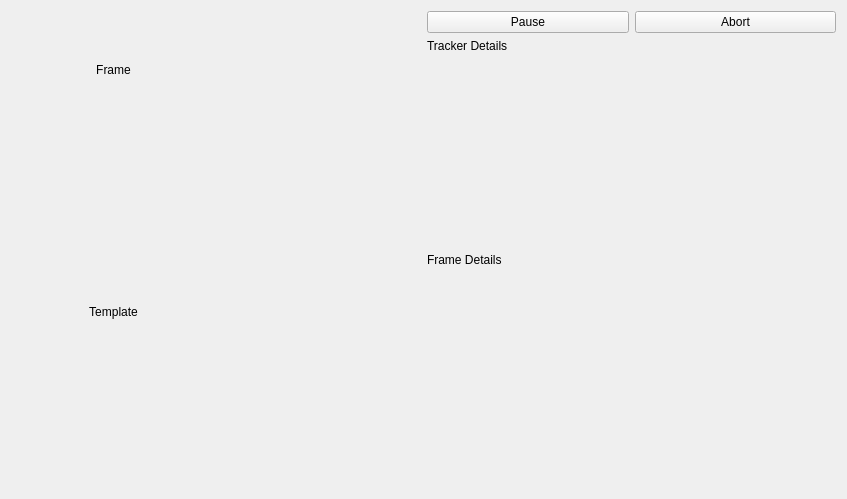
<?xml version="1.0" encoding="UTF-8"?>
<ui version="4.0">
 <class>Form</class>
 <widget class="QWidget" name="Form">
  <property name="geometry">
   <rect>
    <x>0</x>
    <y>0</y>
    <width>847</width>
    <height>499</height>
   </rect>
  </property>
  <property name="windowTitle">
   <string>Form</string>
  </property>
  <layout class="QGridLayout" name="gridLayout">
   <item row="0" column="0">
    <layout class="QVBoxLayout" name="verticalLayout">
     <item>
      <layout class="QHBoxLayout" name="l0">
       <item>
        <layout class="QGridLayout" name="gridLayout_2">
         <item row="2" column="0">
          <spacer name="verticalSpacer_3">
           <property name="orientation">
            <enum>Qt::Vertical</enum>
           </property>
           <property name="sizeHint" stdset="0">
            <size>
             <width>20</width>
             <height>40</height>
            </size>
           </property>
          </spacer>
         </item>
         <item row="0" column="0">
          <widget class="QLabel" name="lbl_frame">
           <property name="sizePolicy">
            <sizepolicy hsizetype="MinimumExpanding" vsizetype="MinimumExpanding">
             <horstretch>0</horstretch>
             <verstretch>0</verstretch>
            </sizepolicy>
           </property>
           <property name="text">
            <string>Frame</string>
           </property>
           <property name="alignment">
            <set>Qt::AlignCenter</set>
           </property>
          </widget>
         </item>
         <item row="0" column="1">
          <spacer name="horizontalSpacer">
           <property name="orientation">
            <enum>Qt::Horizontal</enum>
           </property>
           <property name="sizeHint" stdset="0">
            <size>
             <width>40</width>
             <height>20</height>
            </size>
           </property>
          </spacer>
         </item>
        </layout>
       </item>
       <item>
        <layout class="QVBoxLayout" name="l0_1">
         <item>
          <layout class="QHBoxLayout" name="horizontalLayout" stretch="0,0">
           <property name="sizeConstraint">
            <enum>QLayout::SetDefaultConstraint</enum>
           </property>
           <item>
            <widget class="QPushButton" name="btn_pause">
             <property name="sizePolicy">
              <sizepolicy hsizetype="Preferred" vsizetype="Preferred">
               <horstretch>0</horstretch>
               <verstretch>0</verstretch>
              </sizepolicy>
             </property>
             <property name="text">
              <string>Pause</string>
             </property>
            </widget>
           </item>
           <item>
            <widget class="QPushButton" name="btn_abort">
             <property name="sizePolicy">
              <sizepolicy hsizetype="Preferred" vsizetype="Preferred">
               <horstretch>0</horstretch>
               <verstretch>0</verstretch>
              </sizepolicy>
             </property>
             <property name="text">
              <string>Abort</string>
             </property>
            </widget>
           </item>
          </layout>
         </item>
         <item>
          <widget class="QLabel" name="lbl_tracker_details">
           <property name="sizePolicy">
            <sizepolicy hsizetype="MinimumExpanding" vsizetype="Preferred">
             <horstretch>0</horstretch>
             <verstretch>0</verstretch>
            </sizepolicy>
           </property>
           <property name="text">
            <string>Tracker Details</string>
           </property>
          </widget>
         </item>
         <item>
          <spacer name="verticalSpacer_2">
           <property name="orientation">
            <enum>Qt::Vertical</enum>
           </property>
           <property name="sizeHint" stdset="0">
            <size>
             <width>20</width>
             <height>40</height>
            </size>
           </property>
          </spacer>
         </item>
        </layout>
       </item>
      </layout>
     </item>
     <item>
      <layout class="QHBoxLayout" name="l1">
       <item>
        <layout class="QGridLayout" name="gridLayout_3">
         <item row="0" column="1">
          <spacer name="horizontalSpacer_2">
           <property name="orientation">
            <enum>Qt::Horizontal</enum>
           </property>
           <property name="sizeHint" stdset="0">
            <size>
             <width>40</width>
             <height>20</height>
            </size>
           </property>
          </spacer>
         </item>
         <item row="0" column="0">
          <widget class="QLabel" name="lbl_template">
           <property name="sizePolicy">
            <sizepolicy hsizetype="MinimumExpanding" vsizetype="MinimumExpanding">
             <horstretch>0</horstretch>
             <verstretch>0</verstretch>
            </sizepolicy>
           </property>
           <property name="text">
            <string>Template</string>
           </property>
           <property name="alignment">
            <set>Qt::AlignCenter</set>
           </property>
          </widget>
         </item>
         <item row="1" column="0">
          <spacer name="verticalSpacer_4">
           <property name="orientation">
            <enum>Qt::Vertical</enum>
           </property>
           <property name="sizeHint" stdset="0">
            <size>
             <width>20</width>
             <height>40</height>
            </size>
           </property>
          </spacer>
         </item>
        </layout>
       </item>
       <item>
        <layout class="QVBoxLayout" name="l1_1" stretch="0,0">
         <property name="spacing">
          <number>6</number>
         </property>
         <property name="sizeConstraint">
          <enum>QLayout::SetDefaultConstraint</enum>
         </property>
         <item>
          <widget class="QLabel" name="lbl_frame_details">
           <property name="sizePolicy">
            <sizepolicy hsizetype="MinimumExpanding" vsizetype="Fixed">
             <horstretch>0</horstretch>
             <verstretch>0</verstretch>
            </sizepolicy>
           </property>
           <property name="frameShape">
            <enum>QFrame::NoFrame</enum>
           </property>
           <property name="text">
            <string>Frame Details</string>
           </property>
          </widget>
         </item>
         <item>
          <spacer name="verticalSpacer">
           <property name="orientation">
            <enum>Qt::Vertical</enum>
           </property>
           <property name="sizeHint" stdset="0">
            <size>
             <width>20</width>
             <height>40</height>
            </size>
           </property>
          </spacer>
         </item>
        </layout>
       </item>
      </layout>
     </item>
    </layout>
   </item>
  </layout>
 </widget>
 <resources/>
 <connections/>
</ui>
